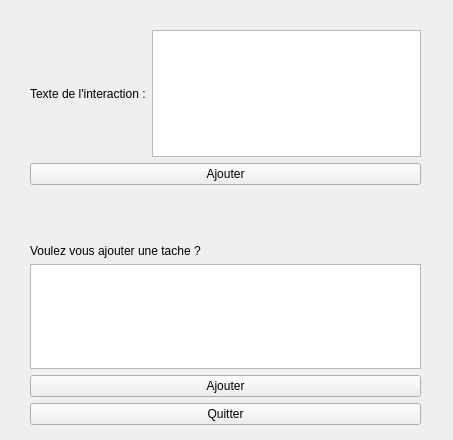
<?xml version="1.0" encoding="UTF-8"?>
<ui version="4.0">
 <class>ajouinteraction</class>
 <widget class="QWidget" name="ajouinteraction">
  <property name="geometry">
   <rect>
    <x>0</x>
    <y>0</y>
    <width>453</width>
    <height>440</height>
   </rect>
  </property>
  <property name="windowTitle">
   <string>Form</string>
  </property>
  <widget class="QWidget" name="verticalLayoutWidget">
   <property name="geometry">
    <rect>
     <x>30</x>
     <y>30</y>
     <width>391</width>
     <height>155</height>
    </rect>
   </property>
   <layout class="QVBoxLayout" name="verticalLayout">
    <item>
     <layout class="QGridLayout" name="gridLayout">
      <item row="0" column="0">
       <widget class="QLabel" name="label">
        <property name="text">
         <string>Texte de l'interaction :</string>
        </property>
       </widget>
      </item>
      <item row="1" column="0" colspan="2">
       <widget class="QPushButton" name="ajouterIB">
        <property name="text">
         <string>Ajouter</string>
        </property>
       </widget>
      </item>
      <item row="0" column="1">
       <widget class="QTextEdit" name="titreEdit"/>
      </item>
     </layout>
    </item>
   </layout>
  </widget>
  <widget class="QWidget" name="verticalLayoutWidget_2">
   <property name="geometry">
    <rect>
     <x>30</x>
     <y>244</y>
     <width>391</width>
     <height>181</height>
    </rect>
   </property>
   <layout class="QVBoxLayout" name="verticalLayout_2">
    <item>
     <layout class="QGridLayout" name="gridLayout_2">
      <item row="0" column="0">
       <widget class="QLabel" name="label_2">
        <property name="text">
         <string>Voulez vous ajouter une tache ?</string>
        </property>
       </widget>
      </item>
      <item row="2" column="0">
       <widget class="QPushButton" name="ajouttacheB">
        <property name="text">
         <string>Ajouter</string>
        </property>
       </widget>
      </item>
      <item row="3" column="0">
       <widget class="QPushButton" name="BQuitter">
        <property name="text">
         <string>Quitter</string>
        </property>
       </widget>
      </item>
      <item row="1" column="0">
       <widget class="QTextEdit" name="tache"/>
      </item>
     </layout>
    </item>
   </layout>
  </widget>
 </widget>
 <resources/>
 <connections/>
</ui>
